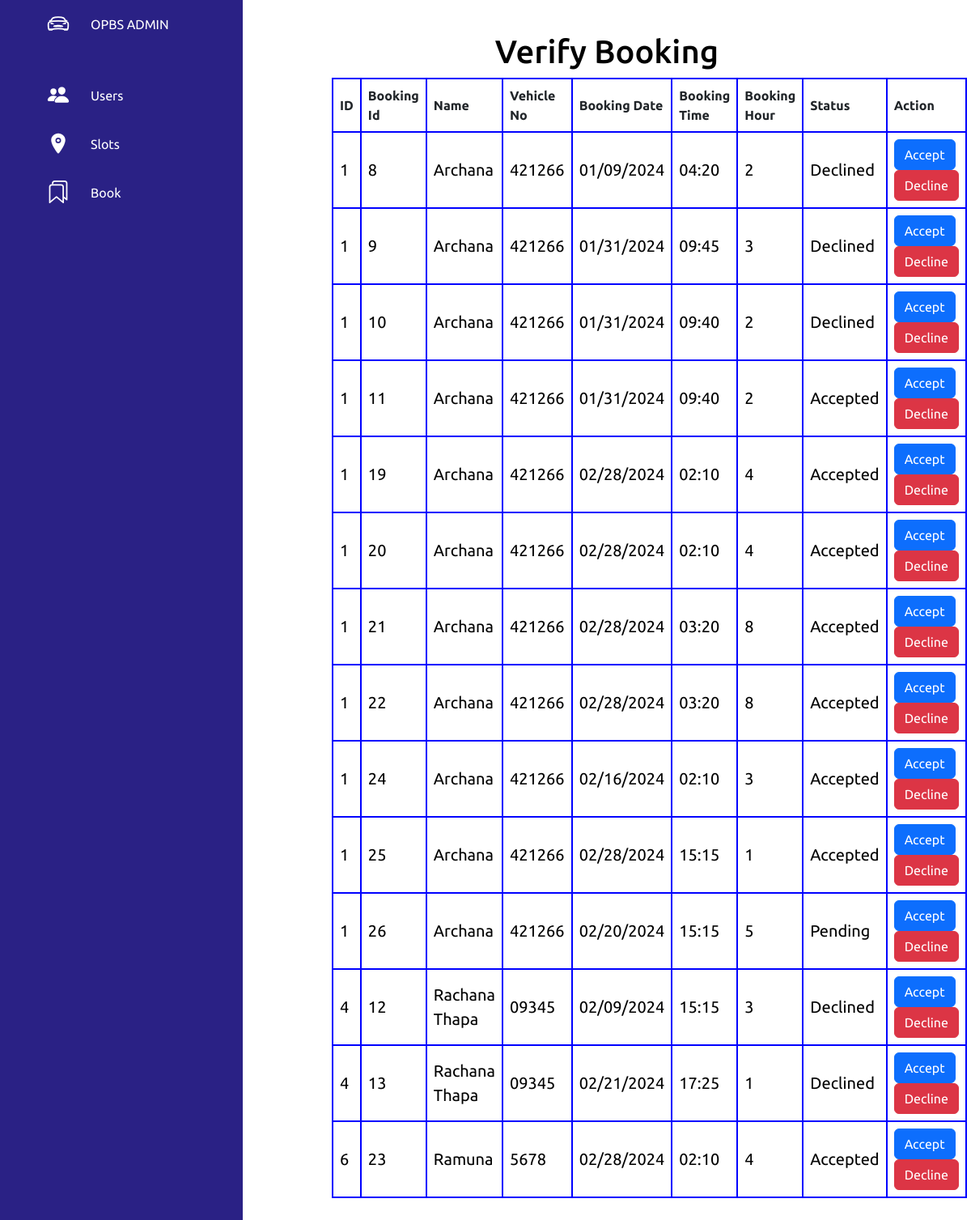
The page /admin/dashboard-admin/admin-verifybooking.php on the database its author committed.
### tables this page shows
CREATE TABLE `bookslot` (
  `id` int(11) NOT NULL,
  `date` varchar(255) NOT NULL,
  `time` varchar(255) NOT NULL,
  `hours` int(11) NOT NULL,
  `status` varchar(255) NOT NULL DEFAULT 'pending' COMMENT 'Accepted =1 \r\nDeclined =0',
  `user_id` int(11) DEFAULT NULL
);

CREATE TABLE `register_user` (
  `id` int(11) NOT NULL,
  `uname` varchar(255) NOT NULL,
  `ulicenceno` varchar(255) NOT NULL,
  `uvehicleno` varchar(255) NOT NULL,
  `uemail` varchar(255) NOT NULL,
  `ucontact` int(11) NOT NULL,
  `upwd` varchar(255) NOT NULL
);

### admin/dashboard-admin/admin-verifybooking.php (the view, shortened to what this page needs)
<?php
include 'config.php';
        $query = "SELECT bookslot.id AS booking_id, register_user.id AS user_id, register_user.uname, register_user.uvehicleno, bookslot.date, bookslot.time, bookslot.hours, bookslot.status
          FROM bookslot
          INNER JOIN register_user ON bookslot.user_id = register_user.id";
$result = $conn->query($query);
?>
<!DOCTYPE html>
<html lang="en">
<head>
    <link rel="stylesheet" href="assets/css/manageuser.css">
    <link rel="stylesheet" href="assets/css/adduser.css">
    <link href=" https://cdn.jsdelivr.net/npm/bootstrap@5.3.0/dist/css/bootstrap.min.css " rel="stylesheet">
    </head>
<body>
<div class="container1">
        <div class="navigation">
            <ul>
                <li>
                    <a href="#">
                        <span class="icon">
                            <ion-icon name="car-sport-outline"></ion-icon>
                        </span>
                        <span class="title">OPBS ADMIN</span>
                    </a>
                </li>
                <li>
                    <button onclick="showHideUsers()">
                    <span class="icon">
                        <ion-icon name="people"></ion-icon>
                    </span>
                    <span class="title">Users</span>
                    </button>
          </li>
                <li>
                    <button onclick="showHideSlot()">
                        <span class="icon">
                            <ion-icon name="location"></ion-icon>
                        </span>
                        <span class="title">Slots</span>
                    </button>
                </li>
                <li>
<button onclick="showHideBook()">
<span class="icon">
    <ion-icon name="bookmarks-outline"></ion-icon>
</span>
<span class="title">Book</span>
</button>
</li>
            </ul>
        </div>
<div class="main">
<h1>Verify Booking</h1>
<table>
        <thead>
            <tr>
                <th>ID</th>
                <th>Booking Id</th>
                <th>Name</th>
                <th>Vehicle No</th>
                <th>Booking Date</th>
                <th>Booking Time</th>
                <th>Booking Hour</th>
                <th>Status</th>
                <th>Action</th>
            </tr>
        </thead>
        <tbody>
            <?php
            if ($result->num_rows > 0) {
                while ($row = $result->fetch_assoc()) {
                    ?>
                    <tr>
                        <td><?php echo $row['user_id']; ?></td>
                        <td><?php echo $row['booking_id']; ?></td>
                        <td><?php echo $row['uname']; ?></td>
                        <td><?php echo $row['uvehicleno']; ?></td>
                        <td><?php echo $row['date']; ?></td>
                        <td><?php echo $row['time']; ?></td>
                        <td><?php echo $row['hours']; ?></td>
                        <td>
    <?php
   if (!is_null($row['status'])) {
    if ($row['status'] == 1) {
        echo "Accepted";
    } elseif ($row['status'] == 0) {
        echo "Declined";
    } else {
        echo "Pending";
    }
} else {
    echo "Pending";
}
?>
</td>
<td>
    <form class='action-form' action='process_booking.php' method='post'>
        <button type='submit' name='accept' class='btn btn-primary'>Accept</button>
        <button type='submit' name='decline' class='btn btn-danger'>Decline</button>
    </form>
</td>
</tr>
<?php
}
            }
?>
        </tbody>
    </table>
    </div>
</div>
</body>
</html>

### admin/dashboard-admin/assets/css/manageuser.css (style rules this page uses)
* { font-family: "Ubuntu", sans-serif; margin: 0; padding: 0; box-sizing: border-box; }
:root { --blue: #2a2185; --white: #fff; --gray: #f5f5f5; --black1: #222; --black2: #999; }
body { min-height: 100vh; overflow-x: hidden; }
.container1 { position: relative; width: 100%; }
.navigation { position: fixed; width: 300px; height: 100%; background: var(--blue); border-left: 10px solid var(--blue); transition: 0.5s; overflow: hidden; }
.navigation ul { position: absolute; top: 0; left: 0; width: 100%; }
.navigation ul li { position: relative; width: 100%; list-style: none; border-top-left-radius: 30px; border-bottom-left-radius: 30px; }
.navigation ul li:nth-child(1) { margin-bottom: 40px; pointer-events: none; }
.navigation ul li a { position: relative; display: block; width: 100%; display: flex; text-decoration: none; color: var(--white); }
.navigation ul li a .icon { position: relative; display: block; min-width: 60px; height: 60px; line-height: 75px; text-align: center; }
.navigation ul li a .icon ion-icon { font-size: 1.75rem; }
.navigation ul li a .title { position: relative; display: block; padding: 0 10px; height: 60px; line-height: 60px; text-align: start; white-space: nowrap; }
.main { position: absolute; width: calc(100% - 300px); left: 300px; min-height: 100vh; background: var(--white); transition: 0.5s; margin-top: 30px; margin-right: 50px; }

### admin/dashboard-admin/assets/css/adduser.css (style rules this page uses)
* { font-family: "Ubuntu", sans-serif; margin: 0; padding: 0; box-sizing: border-box; }
:root { --blue: #2a2185; --white: #fff; --gray: #f5f5f5; --black1: #222; --black2: #999; }
body { min-height: 100vh; overflow-x: hidden; }
.navigation { position: fixed; width: 300px; height: 100%; background: var(--blue); border-left: 10px solid var(--blue); transition: 0.5s; overflow: hidden; }
.navigation ul { position: absolute; top: 0; left: 0; width: 100%; }
.navigation ul li { position: relative; width: 100%; list-style: none; border-top-left-radius: 30px; border-bottom-left-radius: 30px; }
.navigation ul li:nth-child(1) { margin-bottom: 40px; pointer-events: none; }
.navigation ul li button { position: relative; display: block; width: 100%; display: flex; text-decoration: none; color: var(--white); outline: none; background: none; border: none; }
.navigation ul li button .icon { position: relative; display: block; min-width: 60px; height: 60px; line-height: 75px; text-align: center; }
.navigation ul li button .icon ion-icon { font-size: 1.75rem; }
.navigation ul li button .title { position: relative; display: block; padding: 0 10px; height: 60px; line-height: 60px; text-align: start; white-space: nowrap; }
a { height: 3rem; text-decoration: none; color: var(--white); }
.main { position: absolute; width: calc(100% - 300px); left: 300px; min-height: 100vh; background: var(--white); transition: 0.5s; margin-top:10px; padding:30px; }

### admin/dashboard-admin/admin-verifybooking.php (style rules this page uses)
table { width: 80%; margin-left:80px; border-collapse: collapse; }
th, td { border: 2px solid blue; padding: 8px; text-align: left; }
td { color: black; font-size: 20px; }
h1 { text-align: center; color: black; }
button { background-color: green; }

### rows shown on the page
bookslot: user "1", id "8", user.uname "Archana", user.uvehicleno "421266", date "01/09/2024", time "04:20", hours "2", status "Declined"
bookslot: user "1", id "9", user.uname "Archana", user.uvehicleno "421266", date "01/31/2024", time "09:45", hours "3", status "Declined"
bookslot: user "1", id "10", user.uname "Archana", user.uvehicleno "421266", date "01/31/2024", time "09:40", hours "2", status "Declined"
bookslot: user "1", id "11", user.uname "Archana", user.uvehicleno "421266", date "01/31/2024", time "09:40", hours "2", status "Accepted"
bookslot: user "1", id "19", user.uname "Archana", user.uvehicleno "421266", date "02/28/2024", time "02:10", hours "4", status "Accepted"
bookslot: user "1", id "20", user.uname "Archana", user.uvehicleno "421266", date "02/28/2024", time "02:10", hours "4", status "Accepted"
bookslot: user "1", id "21", user.uname "Archana", user.uvehicleno "421266", date "02/28/2024", time "03:20", hours "8", status "Accepted"
bookslot: user "1", id "22", user.uname "Archana", user.uvehicleno "421266", date "02/28/2024", time "03:20", hours "8", status "Accepted"
bookslot: user "1", id "24", user.uname "Archana", user.uvehicleno "421266", date "02/16/2024", time "02:10", hours "3", status "Accepted"
bookslot: user "1", id "25", user.uname "Archana", user.uvehicleno "421266", date "02/28/2024", time "15:15", hours "1", status "Accepted"
bookslot: user "1", id "26", user.uname "Archana", user.uvehicleno "421266", date "02/20/2024", time "15:15", hours "5", status "Pending"
bookslot: user "4", id "12", user.uname "Rachana Thapa", user.uvehicleno "09345", date "02/09/2024", time "15:15", hours "3", status "Declined"
bookslot: user "4", id "13", user.uname "Rachana Thapa", user.uvehicleno "09345", date "02/21/2024", time "17:25", hours "1", status "Declined"
bookslot: user "6", id "23", user.uname "Ramuna", user.uvehicleno "5678", date "02/28/2024", time "02:10", hours "4", status "Accepted"
